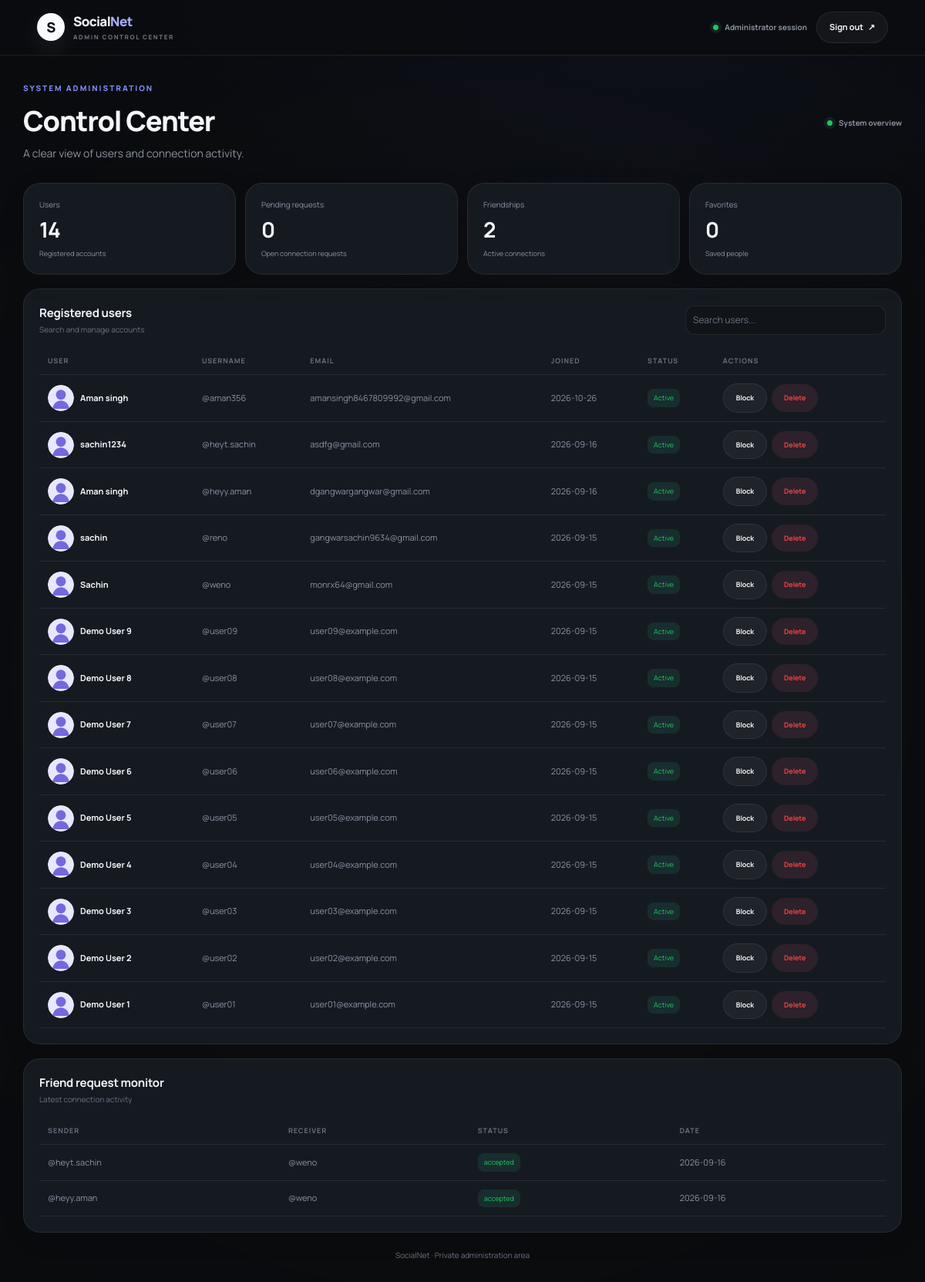
The app's page /admin/dashboard (signed in) with its own data.
### tables this page shows
CREATE TABLE users (
    id INTEGER PRIMARY KEY AUTOINCREMENT,
    name TEXT NOT NULL,
    username TEXT NOT NULL COLLATE NOCASE UNIQUE,
    email TEXT NOT NULL COLLATE NOCASE UNIQUE,
    password_hash TEXT NOT NULL,
    bio TEXT DEFAULT '',
    profile_picture TEXT NOT NULL DEFAULT 'default-avatar.svg',
    is_blocked INTEGER NOT NULL DEFAULT 0,
    created_at TEXT NOT NULL DEFAULT CURRENT_TIMESTAMP
, cover_picture TEXT NOT NULL DEFAULT '');

CREATE TABLE friend_requests (
    id INTEGER PRIMARY KEY AUTOINCREMENT,
    sender_id INTEGER NOT NULL,
    receiver_id INTEGER NOT NULL,
    status TEXT NOT NULL DEFAULT 'pending'
        CHECK(status IN ('pending','accepted','rejected')),
    created_at TEXT NOT NULL DEFAULT CURRENT_TIMESTAMP,
    FOREIGN KEY(sender_id) REFERENCES users(id) ON DELETE CASCADE,
    FOREIGN KEY(receiver_id) REFERENCES users(id) ON DELETE CASCADE
);

### app.py (the view)
@app.route("/admin/dashboard")
@admin_required
def admin_dashboard():
    con = get_db()
    users = con.execute("SELECT * FROM users ORDER BY id DESC").fetchall()
    stats = {
        "users": con.execute("SELECT COUNT(*) FROM users").fetchone()[0],
        "pending": con.execute("SELECT COUNT(*) FROM friend_requests WHERE status='pending'").fetchone()[0],
        "friendships": con.execute("SELECT COUNT(*) FROM friendships").fetchone()[0] // 2,
        "favourites": con.execute("SELECT COUNT(*) FROM favourites").fetchone()[0],
    }
    requests = con.execute(
        """SELECT fr.*,s.username sender,r.username receiver
           FROM friend_requests fr
           JOIN users s ON s.id=fr.sender_id
           JOIN users r ON r.id=fr.receiver_id
           ORDER BY fr.id DESC LIMIT 100"""
    ).fetchall()
    con.close()
    return render_template("admin_dashboard.html", users=users, stats=stats, requests=requests)

### app.py (called while the page is built, shortened)
def get_db():
    con = sqlite3.connect(DB_PATH)
    con.row_factory = sqlite3.Row
    con.execute("PRAGMA foreign_keys = ON")
    return con

def admin_required(view):
    @wraps(view)
    def wrapped(*args, **kwargs):
        if "admin_id" not in session:
            flash("Admin login required.", "error")
            return redirect(url_for("admin_login"))
        return view(*args, **kwargs)
    return wrapped

@app.context_processor
def common_context():
    pending = 0
    current_user = None
    if "user_id" in session:
        con = get_db()
        current_user = con.execute("SELECT * FROM users WHERE id=?", (session["user_id"],)).fetchone()
        con.close()
    return {"pending_count": pending, "logged_in": "user_id" in session, "current_user": current_user}

### templates/admin_dashboard.html (shortened to what this page needs)
{% extends "base.html" %}
{% block public_content %}
<div class="admin-public-page">
  <header class="admin-public-header">
    <a class="brand admin-brand" href="{{ url_for('admin_dashboard') }}" aria-label="SocialNet admin home">
      <span class="brand-mark">S</span>
      <span class="admin-brand-copy">Social<span class="brand-accent">Net</span><small>ADMIN CONTROL CENTER</small></span>
    </a>
    <div class="admin-header-actions">
      <span class="admin-session-pill"><i></i> Administrator session</span>
      <a class="btn ghost" href="{{ url_for('admin_logout') }}">Sign out <span aria-hidden="true">↗</span></a>
    </div>
  </header>
  <main class="admin-wrap admin-page">
    <div class="page-heading">
      <div>
        <p class="eyebrow">SYSTEM ADMINISTRATION</p>
        <h1>Control Center</h1>
        <p class="subtext">A clear view of users and connection activity.</p>
      </div>
      <span class="admin-live-label"><i></i> System overview</span>
    </div>
    <section class="admin-stats" aria-label="Platform statistics">
      <div class="card"><span>Users</span><b>{{ stats.users }}</b><small>Registered accounts</small></div>
      <div class="card"><span>Pending requests</span><b>{{ stats.pending }}</b><small>Open connection requests</small></div>
      <div class="card"><span>Friendships</span><b>{{ stats.friendships }}</b><small>Active connections</small></div>
      <div class="card"><span>Favorites</span><b>{{ stats.favourites }}</b><small>Saved people</small></div>
    </section>
    <section class="card admin-panel">
      <div class="section-head">
        <div>
          <h2>Registered users</h2>
          <span>Search and manage accounts</span>
        </div>
        <input id="adminSearch" class="small-input" type="search" placeholder="Search users..." aria-label="Search registered users">
      </div>
      <div class="table-scroll">
        <table id="usersTable">
          <thead>
            <tr><th scope="col">User</th><th scope="col">Username</th><th scope="col">Email</th><th scope="col">Joined</th><th scope="col">Status</th><th scope="col">Actions</th></tr>
          </thead>
          <tbody>
            {% for u in users %}
            <tr>
              <td><div class="table-user"><img src="{{ url_for('static', filename='uploads/' + u['profile_picture']) }}" alt=""><b>{{ u['name'] }}</b></div></td>
              <td>@{{ u['username'] }}</td>
              <td>{{ u['email'] }}</td>
              <td>{{ u['created_at'][:10] }}</td>
              <td><span class="status {% if u['is_blocked'] %}blocked{% else %}ok{% endif %}">{{ 'Blocked' if u['is_blocked'] else 'Active' }}</span></td>
              <td>
                <div class="actions">
                  <form method="post" action="{{ url_for('admin_block', user_id=u['id']) }}">
                    <button type="submit" class="btn small ghost">{{ 'Unblock' if u['is_blocked'] else 'Block' }}</button>
                  </form>
                  <form method="post" action="{{ url_for('admin_delete', user_id=u['id']) }}" data-confirm="Permanently delete this user?">
                    <button type="submit" class="btn small danger-btn">Delete</button>
                  </form>
                </div>
              </td>
            </tr>
            {% else %}
            <tr><td colspan="6"><div class="empty">No user accounts are registered yet.</div></td></tr>
            {% endfor %}
          </tbody>
        </table>
      </div>
    </section>
    <section class="card admin-panel">
      <div class="section-head">
        <div>
          <h2>Friend request monitor</h2>
          <span>Latest connection activity</span>
        </div>
      </div>
      <div class="table-scroll">
        <table>
          <thead><tr><th scope="col">Sender</th><th scope="col">Receiver</th><th scope="col">Status</th><th scope="col">Date</th></tr></thead>
          <tbody>
            {% for r in requests %}
            <tr>
              <td>@{{ r['sender'] }}</td>
              <td>@{{ r['receiver'] }}</td>
              <td><span class="status {{ r['status'] }}">{{ r['status'] }}</span></td>
              <td>{{ r['created_at'][:10] }}</td>
            </tr>
            {% else %}
            <tr><td colspan="4"><div class="empty">No friend requests yet.</div></td></tr>
            {% endfor %}
          </tbody>
        </table>
      </div>
    </section>
    <p class="admin-footer-note">SocialNet · Private administration area</p>
  </main>
</div>
{% endblock %}

### records on screen
users: profile_picture (placeholder picture), name "Aman singh", username "aman356", email "amansingh8467809992@gmail.com", created_at "2026-10-26", is_blocked "Active", is_blocked "Block"
users: profile_picture (placeholder picture), name "sachin1234", username "heyt.sachin", email "asdfg@gmail.com", created_at "2026-09-16", is_blocked "Active", is_blocked "Block"
users: profile_picture (placeholder picture), name "Aman singh", username "heyy.aman", email "dgangwargangwar@gmail.com", created_at "2026-09-16", is_blocked "Active", is_blocked "Block"
users: profile_picture (placeholder picture), name "sachin", username "reno", email "gangwarsachin9634@gmail.com", created_at "2026-09-15", is_blocked "Active", is_blocked "Block"
users: profile_picture (placeholder picture), name "Sachin", username "weno", email "monrx64@gmail.com", created_at "2026-09-15", is_blocked "Active", is_blocked "Block"
users: profile_picture (placeholder picture), name "Demo User 9", username "user09", email "user09@example.com", created_at "2026-09-15", is_blocked "Active", is_blocked "Block"
users: profile_picture (placeholder picture), name "Demo User 8", username "user08", email "user08@example.com", created_at "2026-09-15", is_blocked "Active", is_blocked "Block"
users: profile_picture (placeholder picture), name "Demo User 7", username "user07", email "user07@example.com", created_at "2026-09-15", is_blocked "Active", is_blocked "Block"
users: profile_picture (placeholder picture), name "Demo User 6", username "user06", email "user06@example.com", created_at "2026-09-15", is_blocked "Active", is_blocked "Block"
users: profile_picture (placeholder picture), name "Demo User 5", username "user05", email "user05@example.com", created_at "2026-09-15", is_blocked "Active", is_blocked "Block"
users: profile_picture (placeholder picture), name "Demo User 4", username "user04", email "user04@example.com", created_at "2026-09-15", is_blocked "Active", is_blocked "Block"
users: profile_picture (placeholder picture), name "Demo User 3", username "user03", email "user03@example.com", created_at "2026-09-15", is_blocked "Active", is_blocked "Block"
users: profile_picture (placeholder picture), name "Demo User 2", username "user02", email "user02@example.com", created_at "2026-09-15", is_blocked "Active", is_blocked "Block"
users: profile_picture (placeholder picture), name "Demo User 1", username "user01", email "user01@example.com", created_at "2026-09-15", is_blocked "Active", is_blocked "Block"
friend_requests: sender "heyt.sachin", receiver "weno", status "accepted", created_at "2026-09-16"
friend_requests: sender "heyy.aman", receiver "weno", status "accepted", created_at "2026-09-16"

### other values on screen
{{ stats.users }} "14"
{{ stats.pending }} "0"
{{ stats.friendships }} "2"
{{ stats.favourites }} "0"
